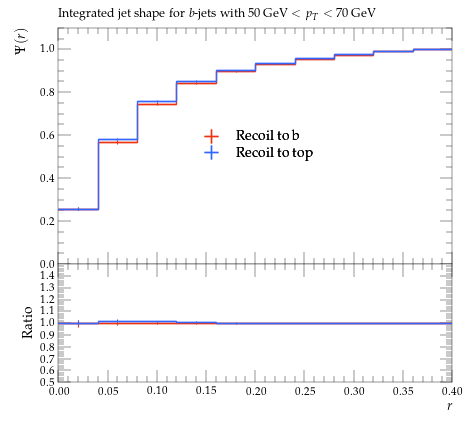

Source code (Python):
#! /usr/bin/env python

# This Python script was auto-generated using YODA v2.0.2.
# Analysis object: /ATLAS_2013_I1243871/d03-x01-y02
# Timestamp: 06-08-2026 (15:14:31)

import matplotlib as mpl
import matplotlib.pyplot as plt
mpl.use('Agg') # comment out for interactive use
import os
import numpy as np

plotDir = os.path.split(os.path.realpath(__file__))[0]
if 'YODA_USER_PLOT_PATH' in globals():
    plot_outdir = globals()['YODA_USER_PLOT_PATH']
else:
    plot_outdir = plotDir

#plot style
plt.style.use(os.path.join(plotDir, '../default.mplstyle'))
# plot metadata
figW, figH = plt.rcParams['figure.figsize']
ax_xLabel = r'$r$'
ax_yLabel = r'$\Psi(r)$'
ax_title  = r'Integrated jet shape for $b$-jets with $50\,\mathrm{GeV} < p_T < 70\,\mathrm{GeV}$'
ax_xScale = 'linear'
ax_yScale = 'linear'
xLims = (0.0, 0.4)
yLims = (0.0, 1.1)

# TeX-friendly labels for the legend
labels = {
    'legend' : ([ r"Recoil to b", r"Recoil to top" ], r""),
}

# Adjust canvas width and height
canvasW = 10.0
canvasH = 9.0
figW *= canvasW/10.
figH *= canvasH/9.

# Create figure and axis objects
fig, (ax, ratio0_ax) = plt.subplots(2, 1, sharex=True,
                  figsize=(figW,figH), gridspec_kw={'height_ratios': (6.0, 3.0)})

# Set figure margins
plt.subplots_adjust(
    left   = 1.0 * plt.rcParams['figure.subplot.left'],
    right  = 1.0 * plt.rcParams['figure.subplot.right'],
    top    = 1.0 * plt.rcParams['figure.subplot.top'],
    bottom = 1.0 * plt.rcParams['figure.subplot.bottom'])

ratio0_ax.yaxis.set_major_locator(mpl.ticker.MultipleLocator(0.1))
ratio0_ax.set_ylim(0.5, 1.4999)
ratio0_ax.set_ylabel('Ratio')

# the numerical data is stored in a separate file
dataf = dict()
prefix = os.path.split(__file__)[0]
if prefix:    prefix = prefix + '/'
exec(open(prefix+'d03-x01-y02__data.py').read(), dataf)


legend_handles = dict() # keep track of handles for the legend

# style options for curves
# starts at zorder>=5 to draw curve on top of legend
styles = {
  'recoil_b': {
    'color' : '#EE3311',
    'linestyle' : '-',
    'linewidth' : 1,
    'marker' : 'none',
    'markersize' : 2,
    'capsize' : 0.0,
    'zorder' : 5,
    'histstyle' : 1,
    'drawstyle' : 'steps-pre',
    'xerrorbars' : 1,
    'yerrorbars' : 1,
    'fillcolor' : None,
    'fillopacity' : 1.0,
    'ratio0_linestyle' : '-',
    'ratio0_linewidth' : 1,
    'ratio0_marker' : 'none',
    'ratio0_markersize' : 2,
    'ratio0_capsize' : 0.0,
    'ratio0_zorder' : 5,
    'ratio0_histstyle' : 1,
    'ratio0_drawstyle' : 'steps-pre',
    'ratio0_xerrorbars' : 1,
    'ratio0_yerrorbars' : 1,
  },
  'recoil_t': {
    'color' : '#3366FF',
    'linestyle' : '-',
    'linewidth' : 1,
    'marker' : 'none',
    'markersize' : 2,
    'capsize' : 0.0,
    'zorder' : 6,
    'histstyle' : 1,
    'drawstyle' : 'steps-pre',
    'xerrorbars' : 1,
    'yerrorbars' : 1,
    'fillcolor' : None,
    'fillopacity' : 1.0,
    'ratio0_linestyle' : '-',
    'ratio0_linewidth' : 1,
    'ratio0_marker' : 'none',
    'ratio0_markersize' : 2,
    'ratio0_capsize' : 0.0,
    'ratio0_zorder' : 6,
    'ratio0_histstyle' : 1,
    'ratio0_drawstyle' : 'steps-pre',
    'ratio0_xerrorbars' : 1,
    'ratio0_yerrorbars' : 1,
  },
}

# curve from input yoda files in main panel
for label, yvals in dataf['yvals'].items():
    if all(np.isnan(v) for v in dataf['yvals'][label]):
        continue
    tmp = None
    if styles[label]['histstyle']: # draw as histogram
        xpos = dataf['xedges'][label] if styles[label]['drawstyle'] else dataf['xpoints'][label]
        ypos = np.insert(yvals, 0, yvals[0]) if styles[label]['drawstyle'] else yvals
        if styles[label]['fillcolor']: # fill area below curve
            ax.fill_between(xpos, ypos, step='pre',
                            color=styles[label]['fillcolor'],
                            alpha=styles[label]['fillopacity'])
        tmp, = ax.plot(xpos, ypos,
                       color=styles[label]['color'],
                       linestyle=styles[label]['linestyle'],
                       linewidth=styles[label]['linewidth'],
                       drawstyle=styles[label]['drawstyle'], solid_joinstyle='miter',
                       zorder=styles[label]['zorder'], label=label)
    tmp = ax.errorbar(dataf['xpoints'][label], yvals,
                      xerr=np.array(dataf['xerrs'][label])*styles[label]['xerrorbars'],
                      yerr=np.array(dataf['yerrs'][label])*styles[label]['yerrorbars'],
                      fmt=styles[label]['marker'], capsize=styles[label]['capsize'],
                      markersize=styles[label]['markersize'],
                      ecolor=styles[label]['color'],
                      color=styles[label]['color'], zorder=styles[label]['zorder'])
    tmp[-1][0].set_linestyle(styles[label]['linestyle'])
    tmp[-1][0].set_linewidth(styles[label]['linewidth'])
    if label in dataf['add_legend_handle']:  legend_handles[label] = tmp
    for varLabel in dataf['variation_yvals'].keys():
        if varLabel.startswith(label):
            tmp, = ax.plot(dataf['xedges'][label], dataf['variation_yvals'][varLabel],
                           color=styles[label]['color'],
                           linestyle=styles[label]['linestyle'],
                           linewidth=styles[label]['linewidth'],
                           drawstyle='steps-pre', solid_joinstyle='miter',
                           zorder=styles[label]['zorder'], alpha=0.5)


# plots on ratio panel
# curve from input yoda files in ratio panel
for label, yvals in dataf['ratio0_yvals'].items():
    if all(np.isnan(v) for v in yvals):
        continue
    if styles[label]['ratio0_histstyle']: # plot as histogram
        xpos = dataf['xedges']['recoil_b'] if styles[label]['ratio0_drawstyle'] else dataf['xpoints']['recoil_b']
        ypos = np.insert(yvals, 0, yvals[0]) if styles[label]['ratio0_drawstyle'] else yvals
        ratio0_ax.plot(xpos, ypos,
                       color=styles[label]['color'],
                       linewidth=styles[label]['linewidth'],
                       linestyle=styles[label]['ratio0_linestyle'],
                       drawstyle=styles[label]['ratio0_drawstyle'], zorder=styles[label]['zorder'],
                       solid_joinstyle='miter')
    tmp = ratio0_ax.errorbar(dataf['xpoints']['recoil_b'], yvals,
                             xerr=np.array(dataf['ref_xerrs'])*styles[label]['ratio0_xerrorbars'],
                             yerr=np.array(dataf['ratio0_yerrs'][label])*styles[label]['ratio0_yerrorbars'],
                             fmt=styles[label]['ratio0_marker'], capsize=styles[label]['ratio0_capsize'],
                             markersize=styles[label]['ratio0_markersize'],
                             ecolor=styles[label]['color'],
                             color=styles[label]['color'])
    tmp[-1][0].set_linestyle(styles[label]['ratio0_linestyle'])
    tmp[-1][0].set_linewidth(styles[label]['ratio0_linewidth'])

    for varlabel in dataf['ratio0_variation_vals'].keys():
        if varlabel.startswith(label):
            ratio0_ax.plot(dataf['xedges']['recoil_b'],
                            dataf['ratio0_variation_vals'][varlabel],
                            color=styles[label]['color'],
                            linestyle=styles[label]['linestyle'],
                            linewidth=styles[label]['linewidth'],
                            drawstyle='steps-pre', solid_joinstyle='miter',
                            zorder=1, alpha=0.5)

legend_items = list(legend_handles.values())
ax.add_artist(ax.legend(legend_items,
                        labels['legend'][0],
                        title=labels['legend'][1],
                        alignment='left',
                        loc='center',
                        bbox_to_anchor=(0.5, 0.5)))

# set plot metadata as defined above
ratio0_ax.set_xlabel(ax_xLabel)
ratio0_ax.xaxis.set_label_coords(1., -0.15)
ax.set_ylabel(ax_yLabel, ha='right', va='top')
ax.yaxis.set_label_coords(-0.11, 1.0)
ax.set_title(ax_title, loc='left')
ax.set_xscale(ax_xScale)
ax.set_yscale(ax_yScale)
ax.set_xlim(xLims)
ax.set_ylim(yLims)

# tick formatting
plt.rcParams['xtick.top'] = True
plt.rcParams['ytick.right'] = True
fig.align_ylabels((ax, ratio0_ax))
plt.savefig(os.path.join(plot_outdir, 'd03-x01-y02.pdf'), format='PDF')
plt.savefig(os.path.join(plot_outdir, 'd03-x01-y02.png'), format='PNG')

plt.close(fig)
